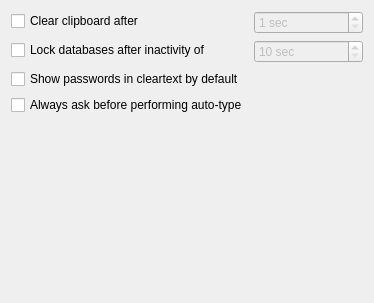
<?xml version="1.0" encoding="UTF-8"?>
<ui version="4.0">
 <class>SettingsWidgetSecurity</class>
 <widget class="QWidget" name="SettingsWidgetSecurity">
  <property name="geometry">
   <rect>
    <x>0</x>
    <y>0</y>
    <width>374</width>
    <height>303</height>
   </rect>
  </property>
  <layout class="QFormLayout" name="formLayout">
   <item row="0" column="0">
    <widget class="QCheckBox" name="clearClipboardCheckBox">
     <property name="text">
      <string>Clear clipboard after</string>
     </property>
    </widget>
   </item>
   <item row="0" column="1">
    <widget class="QSpinBox" name="clearClipboardSpinBox">
     <property name="enabled">
      <bool>false</bool>
     </property>
     <property name="suffix">
      <string> sec</string>
     </property>
     <property name="minimum">
      <number>1</number>
     </property>
     <property name="maximum">
      <number>999</number>
     </property>
    </widget>
   </item>
   <item row="1" column="0">
    <widget class="QCheckBox" name="lockDatabaseIdleCheckBox">
     <property name="text">
      <string>Lock databases after inactivity of</string>
     </property>
    </widget>
   </item>
   <item row="1" column="1">
    <widget class="QSpinBox" name="lockDatabaseIdleSpinBox">
     <property name="enabled">
      <bool>false</bool>
     </property>
     <property name="suffix">
      <string> sec</string>
     </property>
     <property name="minimum">
      <number>10</number>
     </property>
     <property name="maximum">
      <number>9999</number>
     </property>
    </widget>
   </item>
   <item row="2" column="0">
    <widget class="QCheckBox" name="passwordCleartextCheckBox">
     <property name="text">
      <string>Show passwords in cleartext by default</string>
     </property>
    </widget>
   </item>
   <item row="3" column="0">
    <widget class="QCheckBox" name="autoTypeAskCheckBox">
     <property name="text">
      <string>Always ask before performing auto-type</string>
     </property>
    </widget>
   </item>
  </layout>
 </widget>
 <tabstops>
  <tabstop>clearClipboardCheckBox</tabstop>
  <tabstop>clearClipboardSpinBox</tabstop>
 </tabstops>
 <resources/>
 <connections/>
</ui>
